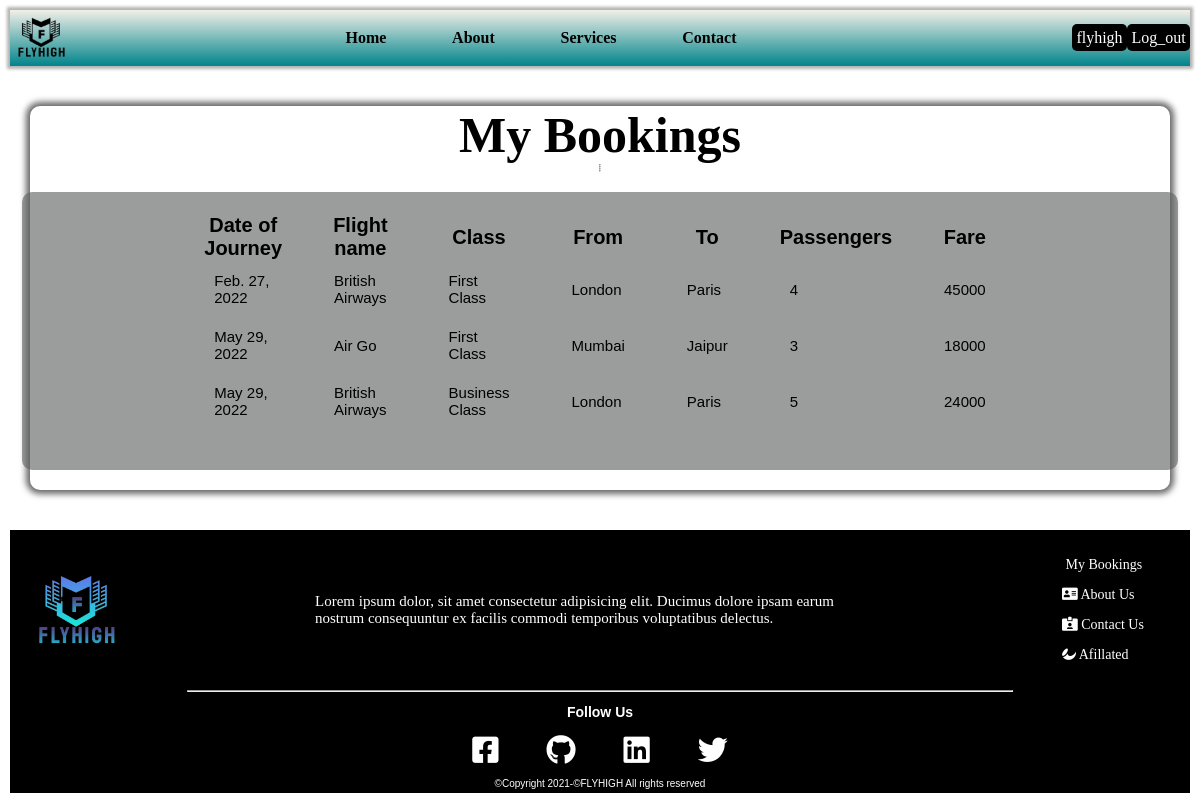
Page /bookticket/mybooking/ (signed in) on the committed database.
### fly/models.py (models this page shows, shortened)
class ConfirmBooking(models.Model):
    bookUser = models.ForeignKey(User, on_delete=models.CASCADE)
    journey_details=models.ForeignKey(Roots,on_delete=models.CASCADE)
    name=models.CharField( max_length=50)
    email=models.EmailField(max_length=254)
    phone=models.CharField(max_length=50)
    address=models.TextField()
    vaccine=models.CharField(max_length=50)
    gender=models.CharField(max_length=50,choices=[('M','Male'),('F','Female')])
    totalfare=models.IntegerField()
    passenger = models.IntegerField()
    journey_date = models.DateField(auto_now=True, auto_now_add=False)

class Roots(models.Model):
    flight_name=models.ForeignKey(Flights,on_delete=models.CASCADE)
    dep_airport=models.CharField(max_length=50)
    dep_time=models.TimeField(auto_now=False, auto_now_add=False)
    arr_airport=models.CharField(max_length=50)
    arr_time=models.TimeField(auto_now=False, auto_now_add=False)
    travel_time=models.DurationField(null=True,blank=True)
    cls=models.CharField(max_length=50,choices=[('Economy Class','Economy Class'),('Business Class','Business Class'),('First Class','First Class')])
    total_fare=models.IntegerField()

class Flights(models.Model):
    flight_name=models.CharField(max_length=50, primary_key=True)
    flight_logo=models.ImageField(upload_to='fly/images')
    def __str__(self):
        return str(self.flight_name)

### fly/views.py (the view)
# urls.py: path('bookticket/mybooking/',views.mybooking,name='mybooking'),
def mybooking(request):
    books= ConfirmBooking.objects.filter(bookUser=request.user)
    return render(request,'fly/mybooking.html',{'books':books})

### fly/templates/fly/mybooking.html (shortened to what this page needs)
{% extends 'fly/index.html' %}
{% load static %}
{% block css %}
    <link rel="stylesheet" href="{% static 'fly/MINCSS/mybookings.min.css' %}">
{% endblock css %}
{% block body %}
    <div class="bookingsection">
        <h1>My Bookings</h1>
        <table>
            <tr>
                <th>Date of Journey</th>
                <th>Flight name</th>
                <th>Class</th>
                <th>From</th>
                <th>To</th>
                <th>Passengers</th>
                <th>Fare</th>
            </tr>
            <hr>
            {% for bk in books %}
            <tr>
                <td>{{bk.journey_date}}</td>
                <td>{{bk.journey_details.flight_name}}</td>
                <td>{{bk.journey_details.cls}}</td>
                <td>{{bk.journey_details.dep_airport}}</td>
                <td>{{bk.journey_details.arr_airport}}</td>
                <td>{{bk.passenger}}</td>
                <td>{{bk.totalfare}}</td>
            </tr>
            <hr>
            {% endfor %}
        </table>
    </div>
{% endblock body %}

### fly/templates/fly/index.html (shortened to what this page needs)
<!DOCTYPE html>
<html lang="en">
<head>
    {% load static %}
    <link rel="stylesheet" href="https://pro.fontawesome.com/releases/v5.10.0/css/all.css"/>
    <link rel="stylesheet" href="{% static 'fly/MINCSS/index.min.css' %}">
    {% block css %}{% endblock css %}
</head>
<body>
    <header>
        <nav class="nav">
            <div class="logo">
                <a href=""><img src="{% static 'fly/images/logo-02.png' %}" alt=""></a>
            </div>
            <div class="navigation">
                <ul>
                    <li><a href="{% url 'home' %}">Home</a></li>
                    <li><a href="{% url 'about' %}">About</a></li>
                    <li><a href="{% url 'services' %}">Services</a></li>
                    <li><a href="{% url 'contact' %}">Contact</a></li>
                </ul>
            </div>
            <div class="navi">
                {% if not request.user.is_authenticated %}
                    <ul>
                        <li><a href="{% url 'registration' %}">Register</a></li>
                        <li><a href="{% url 'login' %}">Log_in</a></li>
                    </ul>
                {% else %}
                    <ul>
                        <li><a href="">{{request.user}}</a></li>
                        <li><a href="{% url 'logout' %}">Log_out</a></li>
                    </ul>
                {% endif %}
            </div>
        </nav>
    </header>
    {% block body %}{% endblock body %}
    <footer>
        <div class="foot">
            <div class="logodec">
                <a href="{% url 'home' %}"><img src="{% static 'fly/images/logo-01.png' %}" alt=""></a>
            </div>
           <div class="desc">
            <p>Lorem ipsum dolor, sit amet consectetur adipisicing elit. Ducimus dolore ipsam earum nostrum consequuntur ex facilis commodi temporibus voluptatibus delectus.</p>
           </div>
            <div class="shortcut">
                <ul>
                    <li><a href="{% url 'mybooking' %}"> My Bookings  </a></li>
                    <li><a href="{% url 'about' %}"><i class="fas fa-address-card"></i> About Us</a></li>
                    <li><a href="{% url 'contact' %}"><i class="fas fa-id-card-alt"></i> Contact Us</a></li>
                    <li><a href="{% url 'services' %}"><i class="fab fa-affiliatetheme"></i> Afillated</a></li>
                </ul>
            </div>
        </div>
        <hr>
        <div class="social">
            <h3>Follow Us </h3>
            <ul>
                <li><a href="https://www.facebook.com/profile.php?id=100074780544191"><i class="fab fa-facebook-square"></i></a></li>
                <li><a href="https://github.com/HarshalChoudhary04"><i class="fab fa-github"></i></a></li>
                <li><a href="https://www.linkedin.com/in/harshal-choudhary-bba6b9221/"><i class="fab fa-linkedin"></i></a></li>
                <li><a href="https://twitter.com/masterharsh999"><i class="fab fa-twitter"></i></a></li>
            </ul>
            <div class="copyright">
                <p>&copy;Copyright 2021-<a href="{% url 'home' %}">&copy;FLYHIGH </a>All rights reserved</p>
            </div>
        </div>
    </footer>
</body>
</html>

### rows in the picture
ConfirmBooking: journey_date "Feb. 27, 2022", journey_details.flight_name "British Airways", journey_details.cls "First Class", journey_details.dep_airport "London", journey_details.arr_airport "Paris", passenger "4", totalfare "45000"
ConfirmBooking: journey_date "May 29, 2022", journey_details.flight_name "Air Go", journey_details.cls "First Class", journey_details.dep_airport "Mumbai", journey_details.arr_airport "Jaipur", passenger "3", totalfare "18000"
ConfirmBooking: journey_date "May 29, 2022", journey_details.flight_name "British Airways", journey_details.cls "Business Class", journey_details.dep_airport "London", journey_details.arr_airport "Paris", passenger "5", totalfare "24000"

### other values in the picture
{{ request.user }} "flyhigh"
